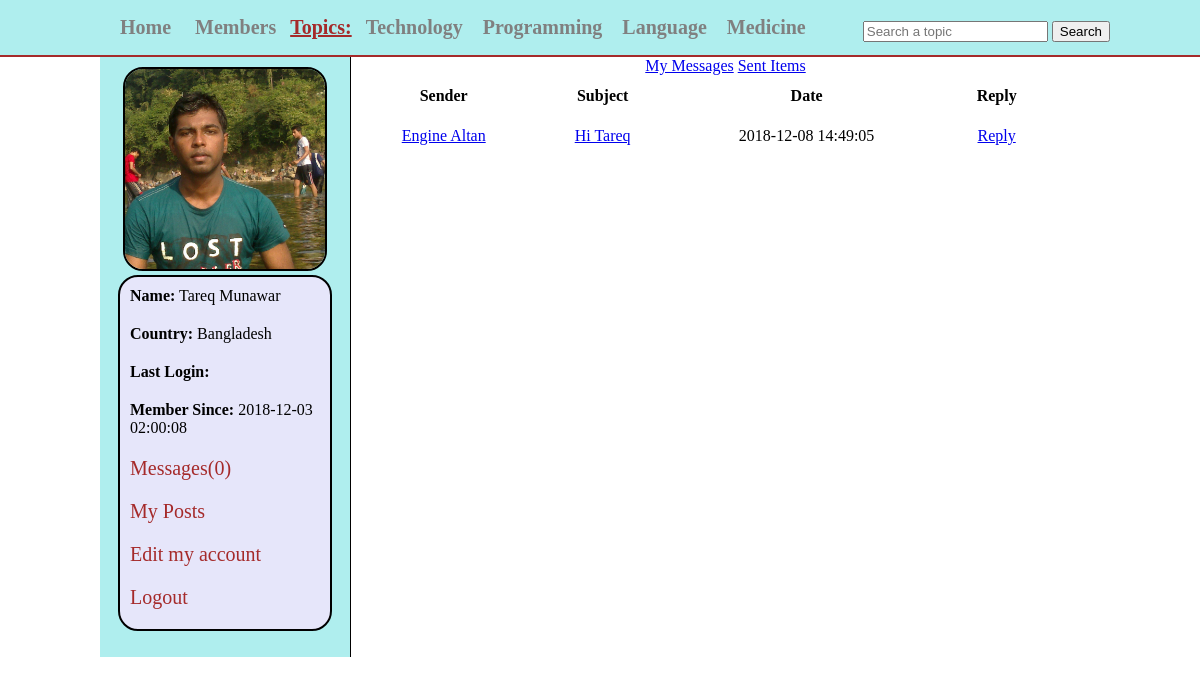
Screenshot of /my_messages.php?inbox&u_id=13 (signed in) with the database file from the repository.
### tables this page shows
CREATE TABLE `topics` (
  `topic_id` int(11) NOT NULL,
  `topic_name` varchar(255) NOT NULL
);

CREATE TABLE `users` (
  `user_id` int(11) NOT NULL,
  `user_name` varchar(255) NOT NULL,
  `user_pass` varchar(255) NOT NULL,
  `user_email` varchar(255) NOT NULL,
  `user_country` text NOT NULL,
  `user_gender` text NOT NULL,
  `user_birthday` text NOT NULL,
  `user_image` text NOT NULL,
  `user_reg_date` text NOT NULL,
  `user_last_login` text NOT NULL,
  `status` text NOT NULL,
  `ver_code` int(100) NOT NULL,
  `posts` text NOT NULL
);

CREATE TABLE `messages` (
  `msg_id` int(11) NOT NULL,
  `sender` varchar(255) NOT NULL,
  `receiver` varchar(255) NOT NULL,
  `msg_sub` text NOT NULL,
  `msg_topic` text NOT NULL,
  `reply` text NOT NULL,
  `status` text NOT NULL,
  `msg_date` timestamp NOT NULL DEFAULT CURRENT_TIMESTAMP ON UPDATE CURRENT_TIMESTAMP
);

### my_messages.php (the view, shortened to what this page needs)
<?php
include("functions/functions.php");
?>
<!DOCTYPE html>
<html>
<head>
	<link rel="stylesheet" type="text/css" href="styles/home_style.css" media="all">
</head>
<body>
	<div class="container">
		<div id="head_warp">
			<div id="header">
				<ul id="menu">
					<li><a href="home.php"> Home</a></li>
					<li><a href="members.php"> Members</a></li>
					<strong>Topics:</strong>
					<?php
					  $get_topics="select * from topics";
					  $run_topics=mysqli_query($con,$get_topics);
					  while($row= mysqli_fetch_array($run_topics)){
						$topic_id=$row['topic_id'];
						$topic_name=$row['topic_name'];
					  echo "<li><a href='topic.php?topic=$topic_id'>$topic_name</a></li>";
					  }
					?>
				</ul>
				<form method="get" action="results.php" id="form1">
					<input type="text" name="user_query" placeholder="Search a topic">
					<input type="submit" name="search" value="Search">
				</form>
			</div>
		</div>
		<div class="content">
		    <div id="user_timeline">
				<div id="user_details">
					<?php
					  $user=$_SESSION['user_email'];
					  $get_user="select * from users where user_email='$user' ";
					  $run_user=mysqli_query($con,$get_user);
					  $row=mysqli_fetch_array($run_user);
					  $user_id=$row['user_id'];
					  $user_name=$row['user_name'];
					  $user_country=$row['user_country'];
					  $user_image=$row['user_image'];
					  $register_date=$row['user_reg_date'];
					  $last_login=$row['user_last_login'];
					  $sel_msg="select * from messages where receiver='$user_id' AND status='unread' ORDER BY 1 DESC";
					  $run_msg=mysqli_query($con,$sel_msg);
					  $count_msg=mysqli_num_rows($run_msg);
					  echo "
					  <center>
					  <img src='users/$user_image' width='200' height='200'/>
					  </center>
					  <div id='user_mention'>
					  <p><strong>Name:</strong>$user_name</p>
					  <p><strong>Country:</strong> $user_country</p>
					  <p><strong>Last Login:</strong> $last_login</p>
					  <p><strong>Member Since:</strong> $register_date</p>
					  <p><a href='my_messages.php?inbox&u_id=$user_id'>Messages($count_msg)</a></p>
					  <p><a href='my_posts.php?u_id=$user_id'>My Posts</a></p>
					  <p><a href='edit_profile.php?u_id=$user_id'>Edit my account</a></p>
					  <p><a href='logout.php'>Logout</a></p>
					  </div>
					  "
					?>
				</div>
		    </div>
		    <div id="msg">
		    	<p align="center">
		    	<a href="my_messages.php?inbox">My Messages</a>
		    	<a href="my_messages.php?sent">Sent Items</a>
		    	</p>
		    	<?php
		    	if(isset($_GET['inbox'])){
		    	 ?>
		    	<table width="700">
		    		<tr>
		    			<th>Sender</th>
		    			<th>Subject</th>
		    			<th>Date</th>
		    			<th>Reply</th>
		    		</tr>
		    		<?php
		    		$sel_msg="select * from messages where receiver='$user_id' ORDER by 1 DESC";
		    		$run_msg=mysqli_query($con,$sel_msg);
		    		while($row_msg= mysqli_fetch_array($run_msg)){
						$msg_id=$row_msg['msg_id'];
						$msg_sender=$row_msg['sender'];
						$msg_sub=$row_msg['msg_sub'];
						$msg_date=$row_msg['msg_date'];
						$get_sender="select * from users where user_id='$msg_sender'";
						$run_sender=mysqli_query($con,$get_sender);
		    		    $row_sender= mysqli_fetch_array($run_sender);
		    		    $sender_name=$row_sender['user_name'];
		    		 ?>
		    		 <tr align="center">
		    		 	<td>
		    		 		<a href="user_profile.php?u_id=<?php echo $msg_sender;?>" target="blank"><?php echo $sender_name;?></a>
		    		 	</td>
		    		 	<td><a href="my_messages.php?inbox&msg_id=<?php echo $msg_id?>"><?php echo $msg_sub ?></a></td>
		    		 	<td><?php echo $msg_date ?></td>
		    		 	<td><a href="my_messages.php?inbox&msg_id=<?php echo $msg_id ?>">Reply</a></td>
		    		 </tr>
		    		<?php   } ?>
		    	</table>
		    	<?php
		      }
		    		?>
		    </div>
        </div>
	</div>
</body>
</html>

### styles/home_style.css (style rules this page uses)
html, body, div, span, applet, object, iframe, h1, h2, h3, h4, h5, h6, p, blockquote, pre, a, abbr, acronym, address, big, cite, code, del, dfn, em, img, ins, kbd, q, s, samp, small, strike, strong, sub, sup, tt, var, b, u, i, center, dl, dt, dd, ol, ul, li, fieldset, form, label, legend, table, caption, tbody, tfoot, thead, tr, th, td, article, aside, canvas, details, embed, figure, figcaption, footer, header, hgroup, menu, nav, output, ruby, section, summary, time, mark, audio, video { margin: 0; padding: 0; border: 0; }
#head_warp { width: 100%; height: 35px; margin: 0 auto; border-bottom: 2px solid brown; padding:10px; background: #AFEEEE; }
#header { margin:0 auto; width: 1000px; height: 35px; }
#menu { line-height: 35px; padding: 0; margin:0; float: left; }
#menu li { display: inline; list-style: none; }
#menu a { margin:5px; padding: 5px; text-decoration: none; color: gray; font-size: 20px; font-weight: bold; }
#menu strong { font-size: 20px; text-decoration: underline; color: brown; }
#form1 { float: right; line-height: 35px; padding-top: 3px; }
.content { width:1000px; margin:0 auto; }
#user_timeline { background: #AFEEEE; width:250px; float: left; height: 600px; border-right: 1px solid black; }
#user_details { padding: 10px; }
#user_details img { border:2px solid black; border-radius: 20px; }
#user_details p { margin-bottom: 10px; padding: 5px; }
#user_details a { color:brown; font-size:20px; text-decoration:none; }
#user_mention { background: #E6E6FA; border:2px solid black; border-radius: 20px; width: 200px; margin:0 auto; padding: 5px; }
#msg th { padding: 10px; }
#msg td { padding: 10px; }

### rows the page displays
topics: topic_name "Technology"
topics: topic_name "Programming"
topics: topic_name "Language"
topics: topic_name "Medicine"
users: user_image (picture), user_name "Tareq Munawar", user_country "Bangladesh", user_reg_date "2018-12-03 02:00:08"
messages: users.user_name "Engine Altan", msg_sub "Hi Tareq", msg_date "2018-12-08 14:49:05"

### other values shown
$count_msg "0"
